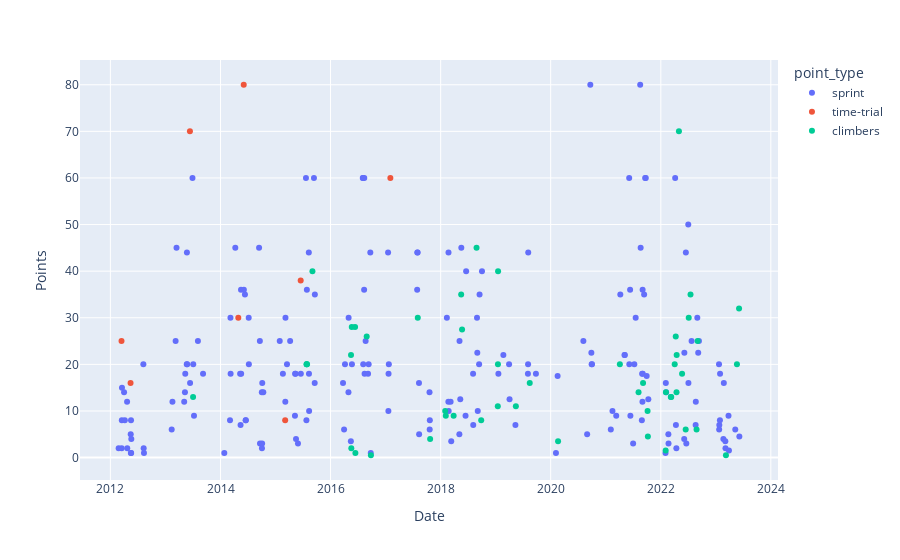

Notebook code cell kept with this figure:
### Code cell
import plotly.express as px

rider = "Danny van Poppel"
df_rider = df_history[df_history['rider'] == rider]
df_rider['Date'] = pd.to_datetime(df_rider['Date'])

fig = px.scatter(df_rider, x='Date', y='Points', color='point_type', hover_data=['point_type'])

fig.show()

### Figure 1 — Plotly figure (JSON) as saved in the notebook; plotly's stock layout.template omitted (floating-point values rounded to 4 significant figures; data arrays with more than 128 entries replaced by an {"elided": "..."} marker saying what was removed)
{"data": [{"customdata": {"elided": "201x1 str values"}, "hovertemplate": "point_type=%{customdata[0]}<br>Date=%{x}<br>Points=%{y}<extra></extra>", "legendgroup": "sprint", "marker": {"color": "#636efa", "symbol": "circle"}, "mode": "markers", "name": "sprint", "orientation": "v", "showlegend": true, "x": {"elided": "201 str values"}, "xaxis": "x", "y": {"elided": "201 float values"}, "yaxis": "y", "type": "scatter"}, {"customdata": [["time-trial"], ["time-trial"], ["time-trial"], ["time-trial"], ["time-trial"], ["time-trial"], ["time-trial"], ["time-trial"]], "hovertemplate": "point_type=%{customdata[0]}<br>Date=%{x}<br>Points=%{y}<extra></extra>", "legendgroup": "time-trial", "marker": {"color": "#EF553B", "symbol": "circle"}, "mode": "markers", "name": "time-trial", "orientation": "v", "showlegend": true, "x": ["2012-03-15T00:00:00", "2012-05-14T00:00:00", "2013-06-12T00:00:00", "2014-04-29T00:00:00", "2014-06-04T00:00:00", "2015-03-06T00:00:00", "2015-06-17T00:00:00", "2017-02-01T00:00:00"], "xaxis": "x", "y": [25.0, 16.0, 70.0, 30.0, 80.0, 8.0, 38.0, 60.0], "yaxis": "y", "type": "scatter"}, {"customdata": [["climbers"], ["climbers"], ["climbers"], ["climbers"], ["climbers"], ["climbers"], ["climbers"], ["climbers"], ["climbers"], ["climbers"], ["climbers"], ["climbers"], ["climbers"], ["climbers"], ["climbers"], ["climbers"], ["climbers"], ["climbers"], ["climbers"], ["climbers"], ["climbers"], ["climbers"], ["climbers"], ["climbers"], ["climbers"], ["climbers"], ["climbers"], ["climbers"], ["climbers"], ["climbers"], ["climbers"], ["climbers"], ["climbers"], ["climbers"], ["climbers"], ["climbers"], ["climbers"], ["climbers"], ["climbers"], ["climbers"], ["climbers"], ["climbers"], ["climbers"], ["climbers"], ["climbers"], ["climbers"], ["climbers"], ["climbers"], ["climbers"], ["climbers"]], "hovertemplate": "point_type=%{customdata[0]}<br>Date=%{x}<br>Points=%{y}<extra></extra>", "legendgroup": "climbers", "marker": {"color": "#00cc96", "symbol": "circle"}, "mode": "markers", "name": "climbers", "orientation": "v", "showlegend": true, "x": ["2013-07-03T00:00:00", "2015-07-26T00:00:00", "2015-07-27T00:00:00", "2015-07-29T00:00:00", "2015-09-03T00:00:00", "2016-05-16T00:00:00", "2016-05-18T00:00:00", "2016-05-21T00:00:00", "2016-06-12T00:00:00", "2016-06-14T00:00:00", "2016-08-28T00:00:00", "2016-09-25T00:00:00", "2017-08-02T00:00:00", "2017-10-23T00:00:00", "2018-01-31T00:00:00", "2018-02-04T00:00:00", "2018-03-28T00:00:00", "2018-05-17T00:00:00", "2018-05-23T00:00:00", "2018-08-27T00:00:00", "2018-09-27T00:00:00", "2019-01-15T00:00:00", "2019-01-16T00:00:00", "2019-01-17T00:00:00", "2019-05-15T00:00:00", "2019-08-15T00:00:00", "2020-02-19T00:00:00", "2021-04-04T00:00:00", "2021-08-06T00:00:00", "2021-09-05T00:00:00", "2021-10-05T00:00:00", "2021-10-07T00:00:00", "2022-02-02T00:00:00", "2022-02-04T00:00:00", "2022-03-08T00:00:00", "2022-03-11T00:00:00", "2022-04-03T00:00:00", "2022-04-10T00:00:00", "2022-04-15T00:00:00", "2022-04-16T00:00:00", "2022-05-01T00:00:00", "2022-05-22T00:00:00", "2022-06-15T00:00:00", "2022-07-05T00:00:00", "2022-07-17T00:00:00", "2022-08-26T00:00:00", "2022-09-02T00:00:00", "2023-03-09T00:00:00", "2023-05-21T00:00:00", "2023-06-04T00:00:00"], "xaxis": "x", "y": [13.0, 20.0, 20.0, 20.0, 40.0, 22.0, 2.0, 28.0, 28.0, 1.0, 26.0, 0.5, 30.0, 4.0, 10.0, 9.0, 9.0, 35.0, 27.5, 45.0, 8.0, 11.0, 20.0, 40.0, 11.0, 16.0, 3.5, 20.0, 14.0, 16.0, 10.0, 4.5, 1.5, 14.0, 13.0, 13.0, 20.0, 26.0, 14.0, 22.0, 70.0, 18.0, 6.0, 30.0, 35.0, 6.0, 25.0, 0.5, 20.0, 32.0], "yaxis": "y", "type": "scatter"}], "layout": {"xaxis": {"anchor": "y", "domain": [0.0, 1.0], "title": {"text": "Date"}}, "yaxis": {"anchor": "x", "domain": [0.0, 1.0], "title": {"text": "Points"}}, "legend": {"title": {"text": "point_type"}, "tracegroupgap": 0}, "margin": {"t": 60}}}
